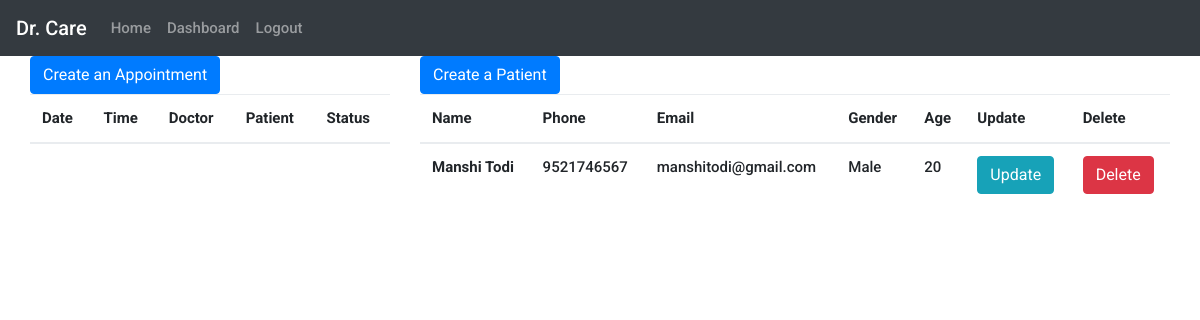
The app's page /reception/dashboard/ (signed in), older data.
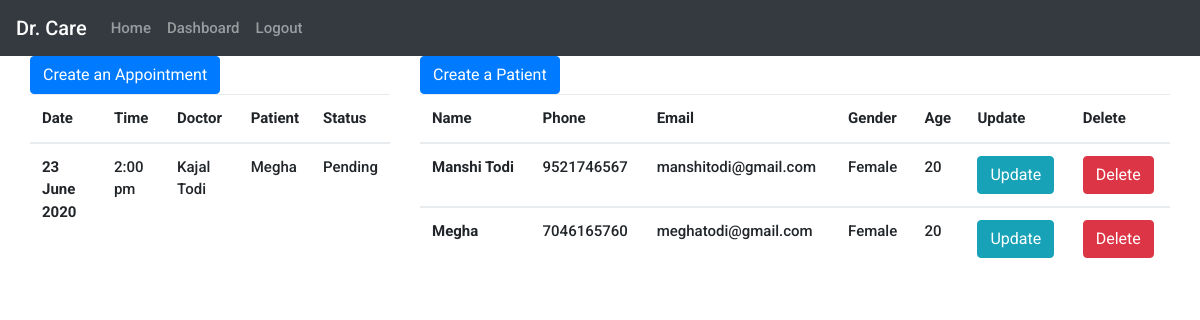
The same page, newer data.
### base/models.py (models this page shows, shortened)
class Patient(models.Model):
    user=models.ForeignKey(Profile,on_delete=models.CASCADE)
    Name=models.CharField(max_length=100,default="None")
    Age=models.IntegerField(default=0)
    Gender=models.CharField(max_length=20,choices=Gender_choices,default="None")
    Address=models.CharField(max_length=500,default="None")
    Outstanding=models.CharField(max_length=50,default=0)
    Paid=models.CharField(max_length=50,default=0)
    BloodType=models.CharField(max_length=50,default="None")
    def __str__(self):
        return self.Name

class Profile(models.Model):
    user=models.OneToOneField(User,on_delete=models.CASCADE)
    Firstname=models.CharField(max_length=100,blank=True, null=True)
    Lastname=models.CharField(max_length=100,blank=True, null=True)
    Email=models.EmailField(max_length=200)
    Phone=models.CharField(max_length=10)
    Registeras=models.CharField(max_length=30,blank=True, null=True,choices=category_choices)

class Appointment(models.Model):
    Patient=models.ForeignKey(Patient,on_delete=models.CASCADE)
    Doctor = models.ForeignKey(Doctor,on_delete=models.CASCADE)
    date=  models.CharField(max_length=100)
    time=models.CharField(max_length=100)
    status=models.CharField(max_length=20,choices=Status_choices,default=None)

class Doctor(models.Model):
    user=models.ForeignKey(Profile,on_delete=models.CASCADE)
    Name=models.CharField(max_length=100,default="None")
    Age=models.IntegerField(default=0)
    Gender=models.CharField(max_length=20,choices=Gender_choices,default="None")
    Address=models.CharField(max_length=500,default="None")
    BloodType=models.CharField(max_length=50,default="None")
    Department=models.CharField(max_length=20,default="None")
    Salary=models.IntegerField(default=0)
    Attendance=models.IntegerField(default=0)
    def __str__(self):
        return self.Name

### base/views.py (the view)
# urls.py: path('reception/dashboard/',views.dashboard,name='dash'),
@login_required(login_url='/login/')
def dashboard(request):
    app=Appointment.objects.all()
    pat=Patient.objects.all()
    context={
        'app':app,
        'pat':pat,
    }
    return render(request,'reception/dashboard.html',context)

### base/templates/reception/dashboard.html
{% extends 'reception/base.html' %}
{% block content %}
<div class="container">
  <div class="row">
    <div class="col-sm-4">
        <a class="btn btn-primary" href="{% url 'app_new' %}" role="button">Create an Appointment</a>
        <table class="table">
        <thead>
            <tr>
            <th scope="col">Date</th>
            <th scope="col">Time</th>
            <th scope="col">Doctor</th>
            <th scope="col">Patient</th>
            <th scope="col">Status</th>
            </tr>
        </thead>
        {% for val in app %}
        <tbody>
            <tr>
            <th scope="row">{{ val.date }}</th>
            <td>{{ val.time }}</td>
            <td>{{ val.Doctor }}</td>
            <td>{{ val.Patient }}</td>
            <td>{{ val.status }}</td>
            </tr>
        </tbody>
        {% endfor %}
        </table>
    </div>
    <div class="col-sm-8">
        <a class="btn btn-primary" href="{% url 'pat_new' %}" role="button">Create a Patient</a>
        <table class="table">
        <thead>
            <tr>
            <th scope="col">Name</th>
            <th scope="col">Phone</th>
            <th scope="col">Email</th>
            <th scope="col">Gender</th>
            <th scope="col">Age</th>
            <th scope="col">Update</th>
            <th scope="col">Delete</th>
            </tr>
        </thead>
        {% for val in pat %}
        <tbody>
            <tr>
            <th scope="row">{{ val.Name }}</th>
            <td>{{ val.user.Phone }}</td>
            <td>{{ val.user.Email }}</td>
            <td>{{ val.Gender }}</td>
            <td>{{ val.Age }}</td>
            <td><a class="btn btn-info" href="{% url 'profile_update' pk=val.pk %}" role="button">Update</a></td>
            <td><a class="btn btn-danger" href="{% url 'profile_delete' pk=val.pk %}" role="button">Delete</a></td>
            </tr>
        </tbody>
        {% endfor %}
        </table>
    </div>
  </div>
</div>
{% endblock %}

Row changes from the older to the newer data that the page shows:
added Appointment: date "23 June 2020", time "2:00 pm", Doctor "Kajal Todi", Patient "Megha", status "Pending"
changed Patient "Manshi Todi": Gender "Male" → "Female"
added Patient: Name "Megha", user.Phone "7046165760", user.Email "meghatodi@gmail.com", Gender "Female", Age "20"
